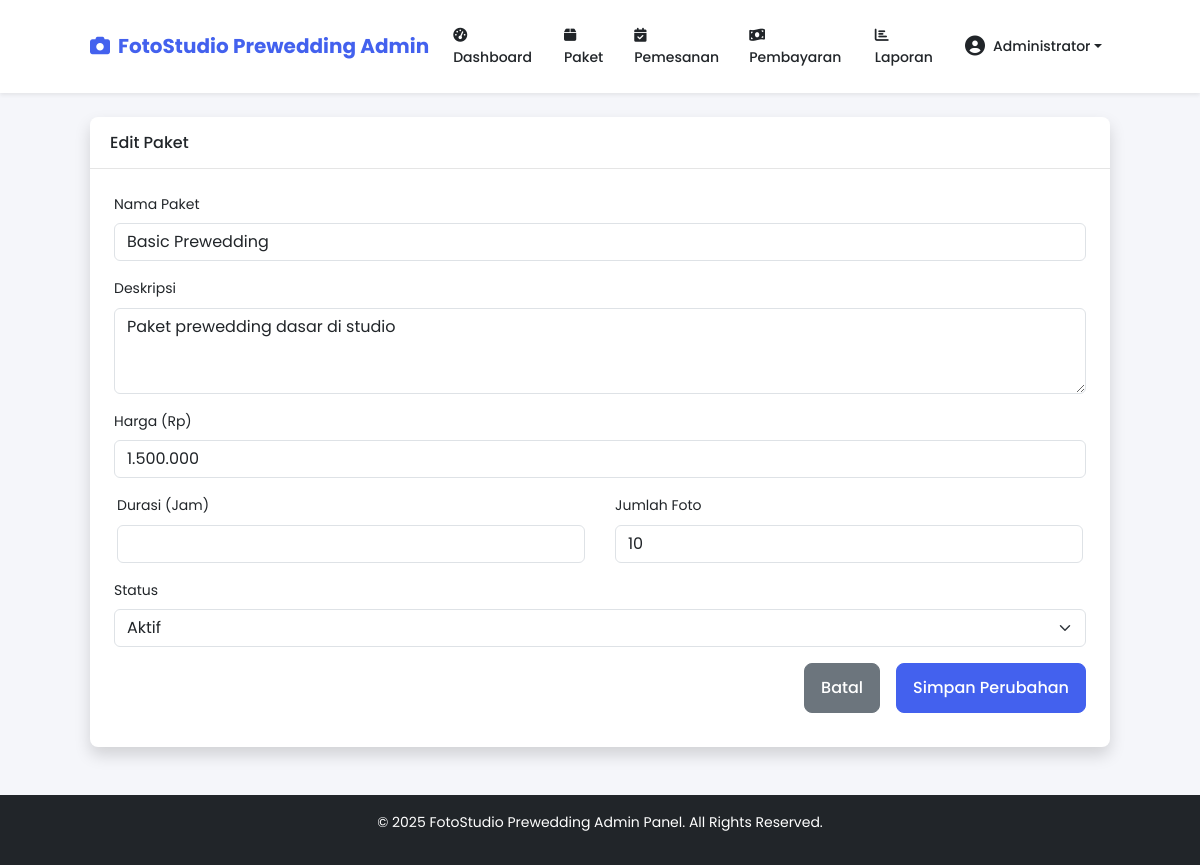
Page /admin/editPaket/1 (signed in) on the committed database.
### tables this page shows
CREATE TABLE IF NOT EXISTS paket (
    id INT(11) AUTO_INCREMENT PRIMARY KEY,
    nama_paket VARCHAR(100) NOT NULL,
    deskripsi TEXT,
    harga DECIMAL(10,2) NOT NULL,
    durasi VARCHAR(50),
    jumlah_foto INT,
    is_active BOOLEAN DEFAULT TRUE,
    created_at TIMESTAMP DEFAULT CURRENT_TIMESTAMP,
    updated_at TIMESTAMP DEFAULT CURRENT_TIMESTAMP ON UPDATE CURRENT_TIMESTAMP
);

### public/index.php (called while the page is built, shortened)
<?php
$router = new Router();
$router->run();

### config/database.php (called while the page is built, shortened)
<?php
class Database {
    private $host = DB_HOST;
    private $user = DB_USER;
    private $pass = DB_PASS;
    private $dbname = DB_NAME;
    private $dbh;
    private $stmt;
    public function __construct() {
        $dsn = 'mysql:host=' . $this->host . ';dbname=' . $this->dbname;
        $options = array(
            PDO::ATTR_PERSISTENT => true,
            PDO::ATTR_ERRMODE => PDO::ERRMODE_EXCEPTION
        );
        try {
            $this->dbh = new PDO($dsn, $this->user, $this->pass, $options);
        } catch(PDOException $e) {
            $this->error = $e->getMessage();
            echo 'Database Connection Error: ' . $this->error;
        }
    }
    public function query($query) {
        $this->stmt = $this->dbh->prepare($query);
    }
    public function bind($param, $value, $type = null) {
        if(is_null($type)) {
            switch(true) {
                default:
                    $type = PDO::PARAM_STR;
            }
        }
        $this->stmt->bindValue($param, $value, $type);
    }
    public function execute() {
        return $this->stmt->execute();
    }
    public function single() {
        $this->execute();
        return $this->stmt->fetch(PDO::FETCH_OBJ);
    }
}

### models/Paket.php (called while the page is built, shortened)
<?php
class Paket {
    private $db;
    public function __construct() {
        $this->db = new Database;
    }
    public function getPaketById($id) {
        $this->db->query('SELECT * FROM paket WHERE id = :id');
        $this->db->bind(':id', $id);
        return $this->db->single();
    }
}

### views/admin/pakets/edit.php (the view, shortened to what this page needs)
<div class="card shadow mb-4">
    <div class="card-header py-3">
        <h6 class="m-0 font-weight-bold">Edit Paket</h6>
    </div>
    <div class="card-body">
        <form action="<?php echo BASE_URL; ?>/admin/editPaket/<?php echo $data['id']; ?>" method="POST" class="needs-validation" novalidate>
            <div class="mb-3">
                <label for="nama_paket" class="form-label">Nama Paket</label>
                <input type="text" class="form-control <?php echo (!empty($data['nama_paket_err'])) ? 'is-invalid' : ''; ?>" id="nama_paket" name="nama_paket" value="<?php echo $data['nama_paket']; ?>" required>
            </div>
            <div class="mb-3">
                <label for="deskripsi" class="form-label">Deskripsi</label>
                <textarea class="form-control" id="deskripsi" name="deskripsi" rows="3"><?php echo $data['deskripsi']; ?></textarea>
            </div>
            <div class="mb-3">
                <label for="harga" class="form-label">Harga (Rp)</label>
                <input type="text" class="form-control currency-input <?php echo (!empty($data['harga_err'])) ? 'is-invalid' : ''; ?>" id="harga" name="harga" value="<?php echo number_format($data['harga'], 0, ',', '.'); ?>" required>
            </div>
            <div class="row">
                <div class="col-md-6">
                    <div class="mb-3">
                        <label for="durasi" class="form-label">Durasi (Jam)</label>
                        <input type="number" class="form-control" id="durasi" name="durasi" value="<?php echo $data['durasi']; ?>" min="1" required>
                    </div>
                </div>
                <div class="col-md-6">
                    <div class="mb-3">
                        <label for="jumlah_foto" class="form-label">Jumlah Foto</label>
                        <input type="number" class="form-control" id="jumlah_foto" name="jumlah_foto" value="<?php echo $data['jumlah_foto']; ?>" min="1" required>
                    </div>
                </div>
            </div>
            <div class="mb-3">
                <label for="is_active" class="form-label">Status</label>
                <select class="form-select" id="is_active" name="is_active">
                    <option value="1" <?php echo ($data['is_active']) ? 'selected' : ''; ?>>Aktif</option>
                </select>
            </div>
            <div class="d-grid gap-2 d-md-flex justify-content-md-end">
                <a href="<?php echo BASE_URL; ?>/admin/pakets" class="btn btn-secondary me-md-2">Batal</a>
                <button type="submit" class="btn btn-primary">Simpan Perubahan</button>
            </div>
        </form>
    </div>
</div>

### public/css/admin.css (style rules this page uses)
:root { --primary: #4361ee; --secondary: #3f37c9; --success: #4bb543; --info: #4895ef; --warning: #f4a261; --danger: #ef476f; --light: #f8f9fa; --dark: #212529; --gray: #6c757d; --shadow-sm: 0 0.125rem 0.25rem rgba(0, 0, 0, 0.075); --shadow: 0 0.5rem 1rem rgba(0, 0, 0, 0.15); --shadow-lg: 0 1rem 3rem rgba(0, 0, 0, 0.175); }
body { font-family: "Poppins", sans-serif; font-size: 14px; line-height: 1.6; color: #333; background-color: #f5f6fa; padding: 0; margin: 0; }
.card { border: none; border-radius: 0.5rem; box-shadow: var(--shadow-sm); transition: all 0.3s ease; }
.card-header { background-color: transparent; border-bottom: 1px solid rgba(0, 0, 0, 0.1); padding: 1.25rem; }
.card-body { padding: 1.5rem; }
.btn { padding: 0.75rem 1rem; border-radius: 0.5rem; font-weight: 500; transition: all 0.3s ease; margin-bottom: 10px; }
.btn-primary { background-color: var(--primary); border-color: var(--primary); }
.shadow { box-shadow: 0 2px 4px rgba(0, 0, 0, 0.1); }
.row > [class*="col-"] { padding-left: 15px; padding-right: 15px; }

### rows in the picture
paket: nama_paket "Basic Prewedding", deskripsi "Paket prewedding dasar di studio", harga "1.500.000", jumlah_foto "10", is_active "Aktif"

### other values in the picture
APP_NAME "FotoStudio Prewedding"
$_SESSION['nama'] "Administrator"
